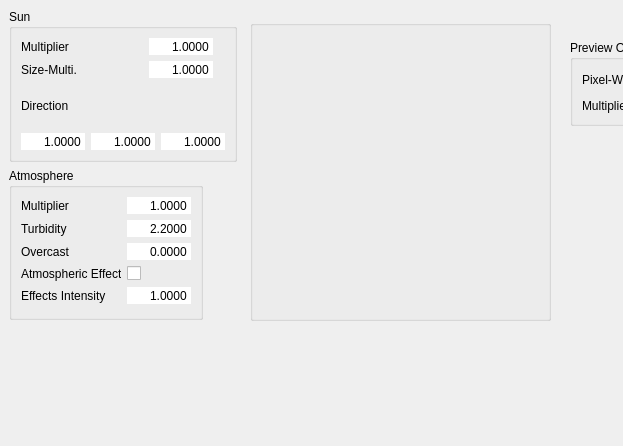
<?xml version="1.0" encoding="UTF-8"?>
<ui version="4.0">
 <class>qtsunskyeditor</class>
 <widget class="QWidget" name="qtsunskyeditor">
  <property name="geometry">
   <rect>
    <x>0</x>
    <y>0</y>
    <width>623</width>
    <height>446</height>
   </rect>
  </property>
  <property name="windowTitle">
   <string>QtSunSkyEditor</string>
  </property>
  <widget class="QGroupBox" name="previewScreenGroupBox">
   <property name="geometry">
    <rect>
     <x>250</x>
     <y>20</y>
     <width>301</width>
     <height>301</height>
    </rect>
   </property>
   <property name="sizePolicy">
    <sizepolicy hsizetype="Preferred" vsizetype="Preferred">
     <horstretch>0</horstretch>
     <verstretch>0</verstretch>
    </sizepolicy>
   </property>
   <property name="title">
    <string/>
   </property>
   <property name="alignment">
    <set>Qt::AlignLeading|Qt::AlignLeft|Qt::AlignVCenter</set>
   </property>
   <layout class="QHBoxLayout" name="horizontalLayout">
    <property name="margin">
     <number>3</number>
    </property>
    <item>
     <widget class="QLabel" name="previewScreen">
      <property name="minimumSize">
       <size>
        <width>256</width>
        <height>256</height>
       </size>
      </property>
      <property name="maximumSize">
       <size>
        <width>16777215</width>
        <height>16777215</height>
       </size>
      </property>
      <property name="text">
       <string/>
      </property>
     </widget>
    </item>
   </layout>
  </widget>
  <widget class="QWidget" name="verticalLayoutWidget">
   <property name="geometry">
    <rect>
     <x>9</x>
     <y>9</y>
     <width>231</width>
     <height>311</height>
    </rect>
   </property>
   <layout class="QVBoxLayout" name="verticalLayout">
    <item>
     <widget class="QGroupBox" name="groupBox_5">
      <property name="sizePolicy">
       <sizepolicy hsizetype="Fixed" vsizetype="Preferred">
        <horstretch>0</horstretch>
        <verstretch>0</verstretch>
       </sizepolicy>
      </property>
      <property name="minimumSize">
       <size>
        <width>192</width>
        <height>0</height>
       </size>
      </property>
      <property name="title">
       <string>Sun</string>
      </property>
      <layout class="QGridLayout" name="gridLayout">
       <item row="0" column="0">
        <widget class="QLabel" name="label_4">
         <property name="sizePolicy">
          <sizepolicy hsizetype="Fixed" vsizetype="Preferred">
           <horstretch>0</horstretch>
           <verstretch>0</verstretch>
          </sizepolicy>
         </property>
         <property name="minimumSize">
          <size>
           <width>100</width>
           <height>0</height>
          </size>
         </property>
         <property name="maximumSize">
          <size>
           <width>100</width>
           <height>16777215</height>
          </size>
         </property>
         <property name="text">
          <string>Multiplier</string>
         </property>
        </widget>
       </item>
       <item row="0" column="1">
        <widget class="QDoubleSpinBox" name="sunIntensitySpinBox">
         <property name="sizePolicy">
          <sizepolicy hsizetype="Fixed" vsizetype="Fixed">
           <horstretch>0</horstretch>
           <verstretch>0</verstretch>
          </sizepolicy>
         </property>
         <property name="minimumSize">
          <size>
           <width>64</width>
           <height>0</height>
          </size>
         </property>
         <property name="maximumSize">
          <size>
           <width>64</width>
           <height>16777215</height>
          </size>
         </property>
         <property name="styleSheet">
          <string notr="true"/>
         </property>
         <property name="frame">
          <bool>false</bool>
         </property>
         <property name="alignment">
          <set>Qt::AlignRight|Qt::AlignTrailing|Qt::AlignVCenter</set>
         </property>
         <property name="buttonSymbols">
          <enum>QAbstractSpinBox::NoButtons</enum>
         </property>
         <property name="accelerated">
          <bool>false</bool>
         </property>
         <property name="decimals">
          <number>4</number>
         </property>
         <property name="minimum">
          <double>0.000000000000000</double>
         </property>
         <property name="maximum">
          <double>10000.000000000000000</double>
         </property>
         <property name="singleStep">
          <double>0.010000000000000</double>
         </property>
         <property name="value">
          <double>1.000000000000000</double>
         </property>
        </widget>
       </item>
       <item row="1" column="0">
        <widget class="QLabel" name="label_7">
         <property name="sizePolicy">
          <sizepolicy hsizetype="Fixed" vsizetype="Preferred">
           <horstretch>0</horstretch>
           <verstretch>0</verstretch>
          </sizepolicy>
         </property>
         <property name="minimumSize">
          <size>
           <width>100</width>
           <height>0</height>
          </size>
         </property>
         <property name="maximumSize">
          <size>
           <width>100</width>
           <height>16777215</height>
          </size>
         </property>
         <property name="text">
          <string>Size-Multi.</string>
         </property>
        </widget>
       </item>
       <item row="1" column="1">
        <widget class="QDoubleSpinBox" name="diskSizeSpinBox">
         <property name="sizePolicy">
          <sizepolicy hsizetype="Fixed" vsizetype="Fixed">
           <horstretch>0</horstretch>
           <verstretch>0</verstretch>
          </sizepolicy>
         </property>
         <property name="minimumSize">
          <size>
           <width>64</width>
           <height>0</height>
          </size>
         </property>
         <property name="maximumSize">
          <size>
           <width>64</width>
           <height>16777215</height>
          </size>
         </property>
         <property name="styleSheet">
          <string notr="true"/>
         </property>
         <property name="frame">
          <bool>false</bool>
         </property>
         <property name="alignment">
          <set>Qt::AlignRight|Qt::AlignTrailing|Qt::AlignVCenter</set>
         </property>
         <property name="buttonSymbols">
          <enum>QAbstractSpinBox::NoButtons</enum>
         </property>
         <property name="accelerated">
          <bool>false</bool>
         </property>
         <property name="decimals">
          <number>4</number>
         </property>
         <property name="minimum">
          <double>0.000000000000000</double>
         </property>
         <property name="maximum">
          <double>10000.000000000000000</double>
         </property>
         <property name="singleStep">
          <double>0.010000000000000</double>
         </property>
         <property name="value">
          <double>1.000000000000000</double>
         </property>
        </widget>
       </item>
       <item row="2" column="0">
        <widget class="QLabel" name="label_10">
         <property name="sizePolicy">
          <sizepolicy hsizetype="Fixed" vsizetype="Preferred">
           <horstretch>0</horstretch>
           <verstretch>0</verstretch>
          </sizepolicy>
         </property>
         <property name="minimumSize">
          <size>
           <width>100</width>
           <height>0</height>
          </size>
         </property>
         <property name="maximumSize">
          <size>
           <width>100</width>
           <height>16777215</height>
          </size>
         </property>
         <property name="text">
          <string>Direction</string>
         </property>
        </widget>
       </item>
       <item row="3" column="0" colspan="2">
        <layout class="QHBoxLayout" name="horizontalLayout_2">
         <item>
          <widget class="QDoubleSpinBox" name="directionXSpinBox">
           <property name="sizePolicy">
            <sizepolicy hsizetype="Fixed" vsizetype="Fixed">
             <horstretch>0</horstretch>
             <verstretch>0</verstretch>
            </sizepolicy>
           </property>
           <property name="minimumSize">
            <size>
             <width>64</width>
             <height>0</height>
            </size>
           </property>
           <property name="maximumSize">
            <size>
             <width>64</width>
             <height>16777215</height>
            </size>
           </property>
           <property name="styleSheet">
            <string notr="true"/>
           </property>
           <property name="frame">
            <bool>false</bool>
           </property>
           <property name="alignment">
            <set>Qt::AlignRight|Qt::AlignTrailing|Qt::AlignVCenter</set>
           </property>
           <property name="buttonSymbols">
            <enum>QAbstractSpinBox::NoButtons</enum>
           </property>
           <property name="accelerated">
            <bool>false</bool>
           </property>
           <property name="decimals">
            <number>4</number>
           </property>
           <property name="minimum">
            <double>-999.000000000000000</double>
           </property>
           <property name="maximum">
            <double>999.000000000000000</double>
           </property>
           <property name="singleStep">
            <double>0.010000000000000</double>
           </property>
           <property name="value">
            <double>1.000000000000000</double>
           </property>
          </widget>
         </item>
         <item>
          <widget class="QDoubleSpinBox" name="directionZSpinBox">
           <property name="sizePolicy">
            <sizepolicy hsizetype="Fixed" vsizetype="Fixed">
             <horstretch>0</horstretch>
             <verstretch>0</verstretch>
            </sizepolicy>
           </property>
           <property name="minimumSize">
            <size>
             <width>64</width>
             <height>0</height>
            </size>
           </property>
           <property name="maximumSize">
            <size>
             <width>64</width>
             <height>16777215</height>
            </size>
           </property>
           <property name="styleSheet">
            <string notr="true"/>
           </property>
           <property name="frame">
            <bool>false</bool>
           </property>
           <property name="alignment">
            <set>Qt::AlignRight|Qt::AlignTrailing|Qt::AlignVCenter</set>
           </property>
           <property name="buttonSymbols">
            <enum>QAbstractSpinBox::NoButtons</enum>
           </property>
           <property name="accelerated">
            <bool>false</bool>
           </property>
           <property name="decimals">
            <number>4</number>
           </property>
           <property name="minimum">
            <double>-999.000000000000000</double>
           </property>
           <property name="maximum">
            <double>999.000000000000000</double>
           </property>
           <property name="singleStep">
            <double>0.010000000000000</double>
           </property>
           <property name="value">
            <double>1.000000000000000</double>
           </property>
          </widget>
         </item>
         <item>
          <widget class="QDoubleSpinBox" name="directionYSpinBox">
           <property name="sizePolicy">
            <sizepolicy hsizetype="Fixed" vsizetype="Fixed">
             <horstretch>0</horstretch>
             <verstretch>0</verstretch>
            </sizepolicy>
           </property>
           <property name="minimumSize">
            <size>
             <width>64</width>
             <height>0</height>
            </size>
           </property>
           <property name="maximumSize">
            <size>
             <width>64</width>
             <height>16777215</height>
            </size>
           </property>
           <property name="styleSheet">
            <string notr="true"/>
           </property>
           <property name="frame">
            <bool>false</bool>
           </property>
           <property name="alignment">
            <set>Qt::AlignRight|Qt::AlignTrailing|Qt::AlignVCenter</set>
           </property>
           <property name="buttonSymbols">
            <enum>QAbstractSpinBox::NoButtons</enum>
           </property>
           <property name="accelerated">
            <bool>false</bool>
           </property>
           <property name="decimals">
            <number>4</number>
           </property>
           <property name="minimum">
            <double>-999.000000000000000</double>
           </property>
           <property name="maximum">
            <double>999.000000000000000</double>
           </property>
           <property name="singleStep">
            <double>0.010000000000000</double>
           </property>
           <property name="value">
            <double>1.000000000000000</double>
           </property>
          </widget>
         </item>
        </layout>
       </item>
      </layout>
     </widget>
    </item>
    <item>
     <widget class="QGroupBox" name="groupBoxAtm">
      <property name="sizePolicy">
       <sizepolicy hsizetype="Fixed" vsizetype="Preferred">
        <horstretch>0</horstretch>
        <verstretch>0</verstretch>
       </sizepolicy>
      </property>
      <property name="minimumSize">
       <size>
        <width>192</width>
        <height>0</height>
       </size>
      </property>
      <property name="title">
       <string>Atmosphere</string>
      </property>
      <layout class="QFormLayout" name="formLayout_2">
       <property name="fieldGrowthPolicy">
        <enum>QFormLayout::AllNonFixedFieldsGrow</enum>
       </property>
       <item row="1" column="0">
        <widget class="QLabel" name="label_2">
         <property name="sizePolicy">
          <sizepolicy hsizetype="Fixed" vsizetype="Preferred">
           <horstretch>0</horstretch>
           <verstretch>0</verstretch>
          </sizepolicy>
         </property>
         <property name="minimumSize">
          <size>
           <width>100</width>
           <height>0</height>
          </size>
         </property>
         <property name="maximumSize">
          <size>
           <width>100</width>
           <height>16777215</height>
          </size>
         </property>
         <property name="text">
          <string>Turbidity</string>
         </property>
        </widget>
       </item>
       <item row="1" column="1">
        <widget class="QDoubleSpinBox" name="turbiditySpinBox">
         <property name="sizePolicy">
          <sizepolicy hsizetype="Fixed" vsizetype="Fixed">
           <horstretch>0</horstretch>
           <verstretch>0</verstretch>
          </sizepolicy>
         </property>
         <property name="minimumSize">
          <size>
           <width>64</width>
           <height>0</height>
          </size>
         </property>
         <property name="maximumSize">
          <size>
           <width>64</width>
           <height>16777215</height>
          </size>
         </property>
         <property name="frame">
          <bool>false</bool>
         </property>
         <property name="alignment">
          <set>Qt::AlignRight|Qt::AlignTrailing|Qt::AlignVCenter</set>
         </property>
         <property name="buttonSymbols">
          <enum>QAbstractSpinBox::NoButtons</enum>
         </property>
         <property name="accelerated">
          <bool>false</bool>
         </property>
         <property name="decimals">
          <number>4</number>
         </property>
         <property name="minimum">
          <double>1.650000000000000</double>
         </property>
         <property name="maximum">
          <double>40.000000000000000</double>
         </property>
         <property name="singleStep">
          <double>0.100000000000000</double>
         </property>
         <property name="value">
          <double>2.200000000000000</double>
         </property>
        </widget>
       </item>
       <item row="4" column="0">
        <widget class="QLabel" name="label_5">
         <property name="sizePolicy">
          <sizepolicy hsizetype="Fixed" vsizetype="Preferred">
           <horstretch>0</horstretch>
           <verstretch>0</verstretch>
          </sizepolicy>
         </property>
         <property name="minimumSize">
          <size>
           <width>100</width>
           <height>0</height>
          </size>
         </property>
         <property name="maximumSize">
          <size>
           <width>100</width>
           <height>16777215</height>
          </size>
         </property>
         <property name="text">
          <string>Atmospheric Effects</string>
         </property>
        </widget>
       </item>
       <item row="4" column="1">
        <widget class="QCheckBox" name="enableAtmosphericEffects">
         <property name="sizePolicy">
          <sizepolicy hsizetype="Fixed" vsizetype="Fixed">
           <horstretch>0</horstretch>
           <verstretch>0</verstretch>
          </sizepolicy>
         </property>
         <property name="minimumSize">
          <size>
           <width>64</width>
           <height>0</height>
          </size>
         </property>
         <property name="maximumSize">
          <size>
           <width>64</width>
           <height>16777215</height>
          </size>
         </property>
         <property name="text">
          <string/>
         </property>
        </widget>
       </item>
       <item row="5" column="0">
        <widget class="QLabel" name="label_8">
         <property name="sizePolicy">
          <sizepolicy hsizetype="Fixed" vsizetype="Preferred">
           <horstretch>0</horstretch>
           <verstretch>0</verstretch>
          </sizepolicy>
         </property>
         <property name="minimumSize">
          <size>
           <width>100</width>
           <height>0</height>
          </size>
         </property>
         <property name="maximumSize">
          <size>
           <width>100</width>
           <height>16777215</height>
          </size>
         </property>
         <property name="text">
          <string>Effects Intensity</string>
         </property>
        </widget>
       </item>
       <item row="5" column="1">
        <widget class="QDoubleSpinBox" name="atmosphericEffectsFactorSpinBox">
         <property name="sizePolicy">
          <sizepolicy hsizetype="Fixed" vsizetype="Fixed">
           <horstretch>0</horstretch>
           <verstretch>0</verstretch>
          </sizepolicy>
         </property>
         <property name="minimumSize">
          <size>
           <width>64</width>
           <height>0</height>
          </size>
         </property>
         <property name="maximumSize">
          <size>
           <width>64</width>
           <height>16777215</height>
          </size>
         </property>
         <property name="styleSheet">
          <string notr="true"/>
         </property>
         <property name="frame">
          <bool>false</bool>
         </property>
         <property name="alignment">
          <set>Qt::AlignRight|Qt::AlignTrailing|Qt::AlignVCenter</set>
         </property>
         <property name="buttonSymbols">
          <enum>QAbstractSpinBox::NoButtons</enum>
         </property>
         <property name="accelerated">
          <bool>false</bool>
         </property>
         <property name="decimals">
          <number>4</number>
         </property>
         <property name="minimum">
          <double>0.000000000000000</double>
         </property>
         <property name="maximum">
          <double>1.000000000000000</double>
         </property>
         <property name="singleStep">
          <double>0.010000000000000</double>
         </property>
         <property name="value">
          <double>1.000000000000000</double>
         </property>
        </widget>
       </item>
       <item row="2" column="0">
        <widget class="QLabel" name="label_9">
         <property name="sizePolicy">
          <sizepolicy hsizetype="Fixed" vsizetype="Preferred">
           <horstretch>0</horstretch>
           <verstretch>0</verstretch>
          </sizepolicy>
         </property>
         <property name="minimumSize">
          <size>
           <width>100</width>
           <height>0</height>
          </size>
         </property>
         <property name="maximumSize">
          <size>
           <width>100</width>
           <height>16777215</height>
          </size>
         </property>
         <property name="text">
          <string>Overcast</string>
         </property>
        </widget>
       </item>
       <item row="2" column="1">
        <widget class="QDoubleSpinBox" name="overcastSpinBox">
         <property name="sizePolicy">
          <sizepolicy hsizetype="Fixed" vsizetype="Fixed">
           <horstretch>0</horstretch>
           <verstretch>0</verstretch>
          </sizepolicy>
         </property>
         <property name="minimumSize">
          <size>
           <width>64</width>
           <height>0</height>
          </size>
         </property>
         <property name="maximumSize">
          <size>
           <width>64</width>
           <height>16777215</height>
          </size>
         </property>
         <property name="styleSheet">
          <string notr="true"/>
         </property>
         <property name="frame">
          <bool>false</bool>
         </property>
         <property name="alignment">
          <set>Qt::AlignRight|Qt::AlignTrailing|Qt::AlignVCenter</set>
         </property>
         <property name="buttonSymbols">
          <enum>QAbstractSpinBox::NoButtons</enum>
         </property>
         <property name="accelerated">
          <bool>false</bool>
         </property>
         <property name="decimals">
          <number>4</number>
         </property>
         <property name="minimum">
          <double>0.000000000000000</double>
         </property>
         <property name="maximum">
          <double>1.000000000000000</double>
         </property>
         <property name="singleStep">
          <double>0.010000000000000</double>
         </property>
         <property name="value">
          <double>0.000000000000000</double>
         </property>
        </widget>
       </item>
       <item row="0" column="0">
        <widget class="QLabel" name="label_3">
         <property name="sizePolicy">
          <sizepolicy hsizetype="Fixed" vsizetype="Preferred">
           <horstretch>0</horstretch>
           <verstretch>0</verstretch>
          </sizepolicy>
         </property>
         <property name="minimumSize">
          <size>
           <width>100</width>
           <height>0</height>
          </size>
         </property>
         <property name="maximumSize">
          <size>
           <width>100</width>
           <height>16777215</height>
          </size>
         </property>
         <property name="text">
          <string>Multiplier</string>
         </property>
        </widget>
       </item>
       <item row="0" column="1">
        <widget class="QDoubleSpinBox" name="atmosphereIntensitySpinBox">
         <property name="sizePolicy">
          <sizepolicy hsizetype="Fixed" vsizetype="Fixed">
           <horstretch>0</horstretch>
           <verstretch>0</verstretch>
          </sizepolicy>
         </property>
         <property name="minimumSize">
          <size>
           <width>64</width>
           <height>0</height>
          </size>
         </property>
         <property name="maximumSize">
          <size>
           <width>64</width>
           <height>16777215</height>
          </size>
         </property>
         <property name="styleSheet">
          <string notr="true"/>
         </property>
         <property name="frame">
          <bool>false</bool>
         </property>
         <property name="alignment">
          <set>Qt::AlignRight|Qt::AlignTrailing|Qt::AlignVCenter</set>
         </property>
         <property name="buttonSymbols">
          <enum>QAbstractSpinBox::NoButtons</enum>
         </property>
         <property name="accelerated">
          <bool>false</bool>
         </property>
         <property name="decimals">
          <number>4</number>
         </property>
         <property name="minimum">
          <double>0.000000000000000</double>
         </property>
         <property name="maximum">
          <double>10.000000000000000</double>
         </property>
         <property name="singleStep">
          <double>0.010000000000000</double>
         </property>
         <property name="value">
          <double>1.000000000000000</double>
         </property>
        </widget>
       </item>
      </layout>
     </widget>
    </item>
   </layout>
  </widget>
  <widget class="QGroupBox" name="groupBox_3">
   <property name="geometry">
    <rect>
     <x>570</x>
     <y>40</y>
     <width>196</width>
     <height>86</height>
    </rect>
   </property>
   <property name="sizePolicy">
    <sizepolicy hsizetype="Fixed" vsizetype="Preferred">
     <horstretch>0</horstretch>
     <verstretch>0</verstretch>
    </sizepolicy>
   </property>
   <property name="minimumSize">
    <size>
     <width>192</width>
     <height>0</height>
    </size>
   </property>
   <property name="title">
    <string>Preview Options</string>
   </property>
   <layout class="QFormLayout" name="formLayout">
    <property name="fieldGrowthPolicy">
     <enum>QFormLayout::AllNonFixedFieldsGrow</enum>
    </property>
    <item row="0" column="0">
     <widget class="QLabel" name="label">
      <property name="sizePolicy">
       <sizepolicy hsizetype="Fixed" vsizetype="Preferred">
        <horstretch>0</horstretch>
        <verstretch>0</verstretch>
       </sizepolicy>
      </property>
      <property name="minimumSize">
       <size>
        <width>100</width>
        <height>0</height>
       </size>
      </property>
      <property name="maximumSize">
       <size>
        <width>100</width>
        <height>16777215</height>
       </size>
      </property>
      <property name="text">
       <string>Pixel-Width</string>
      </property>
     </widget>
    </item>
    <item row="0" column="1">
     <widget class="QSpinBox" name="previewResolution">
      <property name="sizePolicy">
       <sizepolicy hsizetype="Fixed" vsizetype="Fixed">
        <horstretch>0</horstretch>
        <verstretch>0</verstretch>
       </sizepolicy>
      </property>
      <property name="minimumSize">
       <size>
        <width>64</width>
        <height>0</height>
       </size>
      </property>
      <property name="maximumSize">
       <size>
        <width>64</width>
        <height>16777215</height>
       </size>
      </property>
      <property name="alignment">
       <set>Qt::AlignRight|Qt::AlignTrailing|Qt::AlignVCenter</set>
      </property>
      <property name="buttonSymbols">
       <enum>QAbstractSpinBox::NoButtons</enum>
      </property>
      <property name="minimum">
       <number>1</number>
      </property>
      <property name="maximum">
       <number>16</number>
      </property>
      <property name="singleStep">
       <number>2</number>
      </property>
      <property name="value">
       <number>4</number>
      </property>
     </widget>
    </item>
    <item row="1" column="0">
     <widget class="QLabel" name="label_6">
      <property name="sizePolicy">
       <sizepolicy hsizetype="Fixed" vsizetype="Preferred">
        <horstretch>0</horstretch>
        <verstretch>0</verstretch>
       </sizepolicy>
      </property>
      <property name="minimumSize">
       <size>
        <width>100</width>
        <height>0</height>
       </size>
      </property>
      <property name="maximumSize">
       <size>
        <width>100</width>
        <height>16777215</height>
       </size>
      </property>
      <property name="text">
       <string>Multiplier</string>
      </property>
     </widget>
    </item>
    <item row="1" column="1">
     <widget class="QDoubleSpinBox" name="previewMultiplier">
      <property name="sizePolicy">
       <sizepolicy hsizetype="Fixed" vsizetype="Fixed">
        <horstretch>0</horstretch>
        <verstretch>0</verstretch>
       </sizepolicy>
      </property>
      <property name="minimumSize">
       <size>
        <width>64</width>
        <height>0</height>
       </size>
      </property>
      <property name="maximumSize">
       <size>
        <width>64</width>
        <height>16777215</height>
       </size>
      </property>
      <property name="styleSheet">
       <string notr="true"/>
      </property>
      <property name="frame">
       <bool>false</bool>
      </property>
      <property name="alignment">
       <set>Qt::AlignRight|Qt::AlignTrailing|Qt::AlignVCenter</set>
      </property>
      <property name="buttonSymbols">
       <enum>QAbstractSpinBox::NoButtons</enum>
      </property>
      <property name="accelerated">
       <bool>false</bool>
      </property>
      <property name="decimals">
       <number>6</number>
      </property>
      <property name="minimum">
       <double>0.000000000000000</double>
      </property>
      <property name="maximum">
       <double>1.000000000000000</double>
      </property>
      <property name="singleStep">
       <double>0.000010000000000</double>
      </property>
      <property name="value">
       <double>0.000025000000000</double>
      </property>
     </widget>
    </item>
   </layout>
  </widget>
 </widget>
 <resources/>
 <connections/>
</ui>
